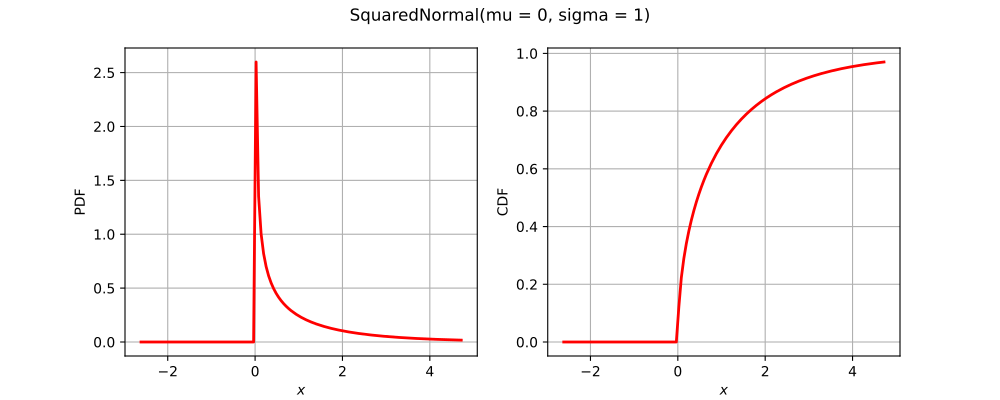

Reproduce this figure in Python.
import openturns as ot
from matplotlib import pyplot as plt
from openturns.viewer import View
title = None
if ot.SquaredNormal().__class__.__name__ == 'Bernoulli':
    distribution = ot.Bernoulli(0.7)
elif ot.SquaredNormal().__class__.__name__ == 'Binomial':
    distribution = ot.Binomial(5, 0.2)
elif ot.SquaredNormal().__class__.__name__ == 'Hypergeometric':
    distribution = ot.Hypergeometric(10, 4, 7)
elif ot.SquaredNormal().__class__.__name__ == 'CumulativeDistributionNetwork':
    coll = [ot.Normal(2),ot.Dirichlet([0.5, 1.0, 1.5])]
    distribution = ot.CumulativeDistributionNetwork(coll, ot.BipartiteGraph([[0,1], [0,1]]))
elif ot.SquaredNormal().__class__.__name__ == 'Histogram':
    distribution = ot.Histogram([-1.0, 0.5, 1.0, 2.0], [0.45, 0.4, 0.15])
elif ot.SquaredNormal().__class__.__name__ == 'KernelMixture':
    kernel = ot.Uniform()
    sample = ot.Normal().getSample(5)
    bandwith = [1.0]
    distribution = ot.KernelMixture(kernel, bandwith, sample)
elif ot.SquaredNormal().__class__.__name__ == 'MaximumDistribution':
    coll = [ot.Uniform(2.5, 3.5), ot.LogUniform(1.0, 1.2), ot.Triangular(2.0, 3.0, 4.0)]
    distribution = ot.MaximumDistribution(coll)
elif ot.SquaredNormal().__class__.__name__ == 'Multinomial':
    distribution = ot.Multinomial(5, [0.2])
elif ot.SquaredNormal().__class__.__name__ == 'RandomMixture':
    coll = [ot.Triangular(0.0, 1.0, 5.0), ot.Uniform(-2.0, 2.0)]
    weights = [0.8, 0.2]
    cst = 3.0
    distribution = ot.RandomMixture(coll, weights, cst)
elif ot.SquaredNormal().__class__.__name__ == 'TruncatedDistribution':
    distribution = ot.TruncatedDistribution(ot.Normal(2.0, 1.5), 1.0, 4.0)
elif ot.SquaredNormal().__class__.__name__ == 'UserDefined':
    distribution = ot.UserDefined([[1.0], [2.0], [3.0]], [0.4, 0.5, 1.0])
elif ot.SquaredNormal().__class__.__name__ == 'ZipfMandelbrot':
    distribution = ot.ZipfMandelbrot(10, 2.5, 0.3)
elif ot.SquaredNormal().__class__.__name__ == 'Normal':
    cov = ot.CovarianceMatrix([[1.0, -0.5], [-0.5, 1.0]])
    distribution = ot.Normal([0.0, 0.0], cov)
    title = "Normal dist. with correlation coefficient {}".format(cov[0, 1])
else:
    distribution = ot.SquaredNormal()

dimension = distribution.getDimension()
if title is None:
    title = str(distribution)[:100].split('\n')[0]
if dimension == 1:
    distribution.setDescription(['$x$'])
    pdf_graph = distribution.drawPDF()
    cdf_graph = distribution.drawCDF()
    fig = plt.figure(figsize=(10, 4))
    pdf_axis = fig.add_subplot(121)
    cdf_axis = fig.add_subplot(122)
    View(pdf_graph, figure=fig, axes=[pdf_axis], add_legend=False)
    View(cdf_graph, figure=fig, axes=[cdf_axis], add_legend=False)
    fig.suptitle(title)
elif dimension == 2:
    grid = ot.GridLayout(1, 2)
    pdf_graph = distribution.drawPDF()
    pdf_graph.setLegends([''])
    cdf_graph = distribution.drawCDF()
    cdf_graph.setLegends([''])
    grid.setGraph(0, 0, pdf_graph)
    grid.setGraph(0, 1, cdf_graph)
    grid.setTitle(title)
    fig = View(grid).getFigure()
    fig.axes[0].set_title('PDF')
    fig.axes[1].set_title('CDF')
